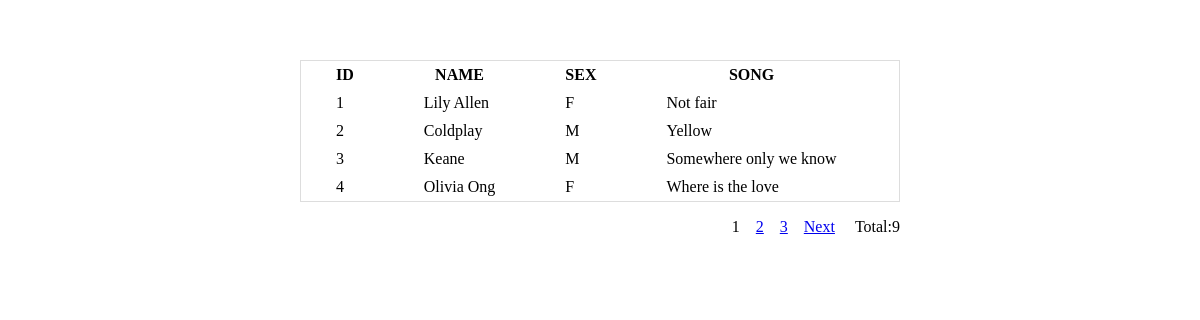
The page / on the database its author committed.
### tables this page shows
CREATE TABLE IF NOT EXISTS `singer` (
  `id` int(11) NOT NULL AUTO_INCREMENT,
  `name` varchar(64) NOT NULL,
  `sex` char(32) NOT NULL,
  `song` varchar(64) NOT NULL,
  PRIMARY KEY (`id`)
);

### db.php (called while the page is built, shortened)
<?php
function get($tableName, $offset = 0, $size = 10){
	$query = "SELECT * FROM `{$tableName}` LIMIT {$offset},{$size}";
	$result = mysql_query($query) or die('Query failed: ' . mysql_error());
	$data = array();
	$len = mysql_num_rows ( $result );
	for ($i=0; $i < $len; $i++) {
		$data[$i] = mysql_fetch_assoc($result);
	}
	return $data;
}
function get_total($tableName){
	$query = "SELECT COUNT(*) FROM `{$tableName}`";
	$result = mysql_query($query) or die('Query failed: ' . mysql_error());
	$row = mysql_fetch_array($result);
	return ($row ? $row[0] : 0);
}
?>

### index.php (the view, shortened to what this page needs)
<!doctype html>
<html lang="en">
<head>
	<link rel="stylesheet" href="style.css">
</head>
<body>
<div class="wrap">
<div class="table">
<table cellspacing="0">
	<tr>
		<th>ID</th>
		<th>NAME</th>
		<th>SEX</th>
		<th>SONG</th>
	</tr>
<?php
	require 'db.php';
	$size = 4;
	$len = get_total('singer');
	if ($len <= 0){
		$page = 1;
		$total = 0;
		echo '<tr><td colspan="4" align="center">No data...</td></tr>';
	}else {
		$page = isset($_GET['page']) ? intval($_GET['page']) : 1;
		$total = ceil(($len / $size));
		$data = get('singer', ($page-1)*$size, $size);
		for ($i=0; $i < count($data); $i++) {
			echo '<tr>';
			foreach ($data[$i] as $key => $value) {
				echo '<td>' . $value . '</td>';
			}
			echo '</tr>';
		}
	}
?>
</table>
</div>
<div class="pager">
	<?php
		$next = $page+1;
		for ($i=1; $i <= $total; $i++) {
			if($page == $i){
				echo '<span class="act">'.$i.'</span>';
			}else{
				echo '<a href="index.php?page='.$i.'">'.$i.'</a>';
			}
		}
		if($next <= $total){
			echo '<a href="index.php?page='.$next.'">Next</a>';
		}
	?>
	<span class="total">Total:<?php echo $len ?></span>
</div>
</div>
</body>
</html>

### style.css (style rules this page uses)
body { font-family: Georgia; margin: 0; }
.wrap { width: 600px; margin: 5% auto; }
.table { border: solid 1px #ddd; }
.table tr { padding: 5px 35px; }
.table th { padding: 5px 35px; }
.table td { padding: 5px 35px; }
.pager { margin-top: 1em; float: right; }
.pager .total { margin-left: 1em; }
.pager a { margin-left: 1em; }
.pager .act { margin-left: 1em; }

### rows shown on the page
singer: id "1", name "Lily Allen", sex "F", song "Not fair"
singer: id "2", name "Coldplay", sex "M", song "Yellow"
singer: id "3", name "Keane", sex "M", song "Somewhere only we know"
singer: id "4", name "Olivia Ong", sex "F", song "Where is the love"

### other values the page prints
$len "9"
